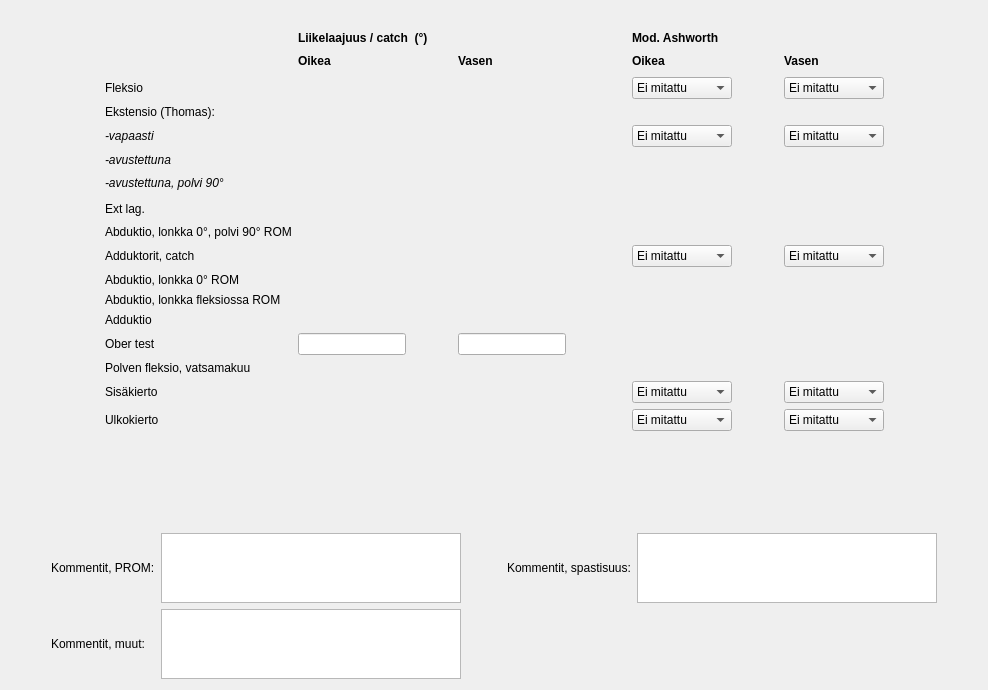
      <widget class="QWidget" name="tabLonkka">
       <attribute name="title">
        <string>Lonkka</string>
       </attribute>
       <layout class="QVBoxLayout" name="verticalLayout_4">
        <item>
         <layout class="QGridLayout" name="gridLayout">
          <item row="6" column="2">
           <widget class="CheckDegSpinBox" name="csbLonkkaEkstensioVapOik"/>
          </item>
          <item row="15" column="1">
           <widget class="QLabel" name="label_29">
            <property name="font">
             <font>
              <italic>false</italic>
             </font>
            </property>
            <property name="text">
             <string>Abduktio, lonkka fleksiossa ROM</string>
            </property>
           </widget>
          </item>
          <item row="10" column="9">
           <spacer name="horizontalSpacer_7">
            <property name="orientation">
             <enum>Qt::Horizontal</enum>
            </property>
            <property name="sizeHint" stdset="0">
             <size>
              <width>40</width>
              <height>20</height>
             </size>
            </property>
           </spacer>
          </item>
          <item row="10" column="1">
           <widget class="QLabel" name="label_22">
            <property name="text">
             <string>Ext lag.</string>
            </property>
           </widget>
          </item>
          <item row="9" column="2">
           <widget class="CheckDegSpinBox" name="csbLonkkaEkstensioPolvi90Oik"/>
          </item>
          <item row="17" column="1">
           <widget class="QLabel" name="label_17">
            <property name="text">
             <string>Ober test</string>
            </property>
           </widget>
          </item>
          <item row="7" column="4">
           <widget class="CheckDegSpinBox" name="csbLonkkaEkstensioAvVas"/>
          </item>
          <item row="2" column="6" colspan="3">
           <widget class="QLabel" name="label_88">
            <property name="font">
             <font>
              <weight>75</weight>
              <bold>true</bold>
             </font>
            </property>
            <property name="text">
             <string>Mod. Ashworth</string>
            </property>
            <property name="textFormat">
             <enum>Qt::AutoText</enum>
            </property>
           </widget>
          </item>
          <item row="3" column="2">
           <widget class="QLabel" name="label_75">
            <property name="font">
             <font>
              <weight>75</weight>
              <bold>true</bold>
             </font>
            </property>
            <property name="text">
             <string>Oikea</string>
            </property>
           </widget>
          </item>
          <item row="19" column="4">
           <widget class="CheckDegSpinBox" name="csbLonkkaSisakiertoVas"/>
          </item>
          <item row="20" column="1">
           <widget class="QLabel" name="label_55">
            <property name="text">
             <string>Ulkokierto</string>
            </property>
           </widget>
          </item>
          <item row="7" column="2">
           <widget class="CheckDegSpinBox" name="csbLonkkaEkstensioAvOik"/>
          </item>
          <item row="18" column="1">
           <widget class="QLabel" name="label_34">
            <property name="text">
             <string>Polven fleksio, vatsamakuu</string>
            </property>
           </widget>
          </item>
          <item row="19" column="1">
           <widget class="QLabel" name="label_18">
            <property name="text">
             <string>Sisäkierto</string>
            </property>
           </widget>
          </item>
          <item row="4" column="4">
           <widget class="CheckDegSpinBox" name="csbLonkkaFleksioVas"/>
          </item>
          <item row="11" column="2">
           <widget class="CheckDegSpinBox" name="csbLonkkaAbduktioLonkka0Polvi90Oik"/>
          </item>
          <item row="10" column="2">
           <widget class="CheckDegSpinBox" name="csbLonkkaExtLagOik"/>
          </item>
          <item row="16" column="1">
           <widget class="QLabel" name="label_16">
            <property name="text">
             <string>Adduktio</string>
            </property>
           </widget>
          </item>
          <item row="4" column="6">
           <widget class="QComboBox" name="cbLonkkaFleksioModAOik">
            <property name="sizePolicy">
             <sizepolicy hsizetype="Fixed" vsizetype="Fixed">
              <horstretch>0</horstretch>
              <verstretch>0</verstretch>
             </sizepolicy>
            </property>
            <property name="minimumSize">
             <size>
              <width>100</width>
              <height>0</height>
             </size>
            </property>
            <item>
             <property name="text">
              <string>Ei mitattu</string>
             </property>
            </item>
            <item>
             <property name="text">
              <string>0</string>
             </property>
            </item>
            <item>
             <property name="text">
              <string>1</string>
             </property>
            </item>
            <item>
             <property name="text">
              <string>1+</string>
             </property>
            </item>
            <item>
             <property name="text">
              <string>2</string>
             </property>
            </item>
            <item>
             <property name="text">
              <string>3</string>
             </property>
            </item>
            <item>
             <property name="text">
              <string>4</string>
             </property>
            </item>
           </widget>
          </item>
          <item row="19" column="6">
           <widget class="QComboBox" name="cbLonkkaSisakiertoModAOik">
            <property name="sizePolicy">
             <sizepolicy hsizetype="Fixed" vsizetype="Fixed">
              <horstretch>0</horstretch>
              <verstretch>0</verstretch>
             </sizepolicy>
            </property>
            <property name="minimumSize">
             <size>
              <width>100</width>
              <height>0</height>
             </size>
            </property>
            <item>
             <property name="text">
              <string>Ei mitattu</string>
             </property>
            </item>
            <item>
             <property name="text">
              <string>0</string>
             </property>
            </item>
            <item>
             <property name="text">
              <string>1</string>
             </property>
            </item>
            <item>
             <property name="text">
              <string>1+</string>
             </property>
            </item>
            <item>
             <property name="text">
              <string>2</string>
             </property>
            </item>
            <item>
             <property name="text">
              <string>3</string>
             </property>
            </item>
            <item>
             <property name="text">
              <string>4</string>
             </property>
            </item>
           </widget>
          </item>
          <item row="16" column="4">
           <widget class="CheckDegSpinBox" name="csbLonkkaAdduktioVas"/>
          </item>
          <item row="4" column="8">
           <widget class="QComboBox" name="cbLonkkaFleksioModAVas">
            <property name="sizePolicy">
             <sizepolicy hsizetype="Fixed" vsizetype="Fixed">
              <horstretch>0</horstretch>
              <verstretch>0</verstretch>
             </sizepolicy>
            </property>
            <property name="minimumSize">
             <size>
              <width>100</width>
              <height>0</height>
             </size>
            </property>
            <item>
             <property name="text">
              <string>Ei mitattu</string>
             </property>
            </item>
            <item>
             <property name="text">
              <string>0</string>
             </property>
            </item>
            <item>
             <property name="text">
              <string>1</string>
             </property>
            </item>
            <item>
             <property name="text">
              <string>1+</string>
             </property>
            </item>
            <item>
             <property name="text">
              <string>2</string>
             </property>
            </item>
            <item>
             <property name="text">
              <string>3</string>
             </property>
            </item>
            <item>
             <property name="text">
              <string>4</string>
             </property>
            </item>
           </widget>
          </item>
          <item row="6" column="6">
           <widget class="QComboBox" name="cbLonkkaEkstensioModAOik">
            <property name="sizePolicy">
             <sizepolicy hsizetype="Fixed" vsizetype="Fixed">
              <horstretch>0</horstretch>
              <verstretch>0</verstretch>
             </sizepolicy>
            </property>
            <property name="minimumSize">
             <size>
              <width>100</width>
              <height>0</height>
             </size>
            </property>
            <item>
             <property name="text">
              <string>Ei mitattu</string>
             </property>
            </item>
            <item>
             <property name="text">
              <string>0</string>
             </property>
            </item>
            <item>
             <property name="text">
              <string>1</string>
             </property>
            </item>
            <item>
             <property name="text">
              <string>1+</string>
             </property>
            </item>
            <item>
             <property name="text">
              <string>2</string>
             </property>
            </item>
            <item>
             <property name="text">
              <string>3</string>
             </property>
            </item>
            <item>
             <property name="text">
              <string>4</string>
             </property>
            </item>
           </widget>
          </item>
          <item row="11" column="1">
           <widget class="QLabel" name="label_15">
            <property name="font">
             <font>
              <italic>false</italic>
             </font>
            </property>
            <property name="text">
             <string>Abduktio, lonkka 0°, polvi 90° ROM</string>
            </property>
           </widget>
          </item>
          <item row="12" column="6">
           <widget class="QComboBox" name="cbLonkkaAdduktoritModAOik">
            <property name="sizePolicy">
             <sizepolicy hsizetype="Fixed" vsizetype="Fixed">
              <horstretch>0</horstretch>
              <verstretch>0</verstretch>
             </sizepolicy>
            </property>
            <property name="minimumSize">
             <size>
              <width>100</width>
              <height>0</height>
             </size>
            </property>
            <item>
             <property name="text">
              <string>Ei mitattu</string>
             </property>
            </item>
            <item>
             <property name="text">
              <string>0</string>
             </property>
            </item>
            <item>
             <property name="text">
              <string>1</string>
             </property>
            </item>
            <item>
             <property name="text">
              <string>1+</string>
             </property>
            </item>
            <item>
             <property name="text">
              <string>2</string>
             </property>
            </item>
            <item>
             <property name="text">
              <string>3</string>
             </property>
            </item>
            <item>
             <property name="text">
              <string>4</string>
             </property>
            </item>
           </widget>
          </item>
          <item row="16" column="2">
           <widget class="CheckDegSpinBox" name="csbLonkkaAdduktioOik"/>
          </item>
          <item row="13" column="4">
           <widget class="CheckDegSpinBox" name="csbLonkkaAbduktioLonkka0Vas"/>
          </item>
          <item row="13" column="2">
           <widget class="CheckDegSpinBox" name="csbLonkkaAbduktioLonkka0Oik"/>
          </item>
          <item row="9" column="1">
           <widget class="QLabel" name="label_11">
            <property name="font">
             <font>
              <italic>true</italic>
             </font>
            </property>
            <property name="text">
             <string>-avustettuna, polvi 90°</string>
            </property>
           </widget>
          </item>
          <item row="15" column="4">
           <widget class="CheckDegSpinBox" name="csbLonkkaAbduktioLonkkaFleksVas"/>
          </item>
          <item row="15" column="2">
           <widget class="CheckDegSpinBox" name="csbLonkkaAbduktioLonkkaFleksOik"/>
          </item>
          <item row="4" column="1">
           <widget class="QLabel" name="label_7">
            <property name="text">
             <string>Fleksio</string>
            </property>
           </widget>
          </item>
          <item row="7" column="1">
           <widget class="QLabel" name="label_10">
            <property name="font">
             <font>
              <italic>true</italic>
             </font>
            </property>
            <property name="text">
             <string>-avustettuna</string>
            </property>
           </widget>
          </item>
          <item row="6" column="4">
           <widget class="CheckDegSpinBox" name="csbLonkkaEkstensioVapVas"/>
          </item>
          <item row="4" column="2">
           <widget class="CheckDegSpinBox" name="csbLonkkaFleksioOik"/>
          </item>
          <item row="9" column="4">
           <widget class="CheckDegSpinBox" name="csbLonkkaEkstensioPolvi90Vas"/>
          </item>
          <item row="3" column="8">
           <widget class="QLabel" name="label_90">
            <property name="font">
             <font>
              <weight>75</weight>
              <bold>true</bold>
             </font>
            </property>
            <property name="text">
             <string>Vasen</string>
            </property>
           </widget>
          </item>
          <item row="9" column="0">
           <spacer name="horizontalSpacer_3">
            <property name="orientation">
             <enum>Qt::Horizontal</enum>
            </property>
            <property name="sizeHint" stdset="0">
             <size>
              <width>40</width>
              <height>20</height>
             </size>
            </property>
           </spacer>
          </item>
          <item row="3" column="4">
           <widget class="QLabel" name="label_76">
            <property name="font">
             <font>
              <weight>75</weight>
              <bold>true</bold>
             </font>
            </property>
            <property name="text">
             <string>Vasen</string>
            </property>
           </widget>
          </item>
          <item row="19" column="2">
           <widget class="CheckDegSpinBox" name="csbLonkkaSisakiertoOik"/>
          </item>
          <item row="2" column="2" colspan="3">
           <widget class="QLabel" name="label_77">
            <property name="font">
             <font>
              <weight>75</weight>
              <bold>true</bold>
             </font>
            </property>
            <property name="text">
             <string>Liikelaajuus / catch  (°)</string>
            </property>
            <property name="textFormat">
             <enum>Qt::AutoText</enum>
            </property>
           </widget>
          </item>
          <item row="6" column="1">
           <widget class="QLabel" name="label_9">
            <property name="font">
             <font>
              <italic>true</italic>
             </font>
            </property>
            <property name="text">
             <string>-vapaasti</string>
            </property>
           </widget>
          </item>
          <item row="13" column="1">
           <widget class="QLabel" name="label_14">
            <property name="font">
             <font>
              <italic>false</italic>
             </font>
            </property>
            <property name="text">
             <string>Abduktio, lonkka 0° ROM</string>
            </property>
           </widget>
          </item>
          <item row="20" column="4">
           <widget class="CheckDegSpinBox" name="csbLonkkaUlkokiertoVas"/>
          </item>
          <item row="11" column="4">
           <widget class="CheckDegSpinBox" name="csbLonkkaAbduktioLonkka0Polvi90Vas"/>
          </item>
          <item row="10" column="4">
           <widget class="CheckDegSpinBox" name="csbLonkkaExtLagVas"/>
          </item>
          <item row="12" column="4">
           <widget class="CheckDegSpinBox" name="csbLonkkaAdduktoritCatchVas">
            <property name="defaultText">
             <string>Ei</string>
            </property>
           </widget>
          </item>
          <item row="12" column="2">
           <widget class="CheckDegSpinBox" name="csbLonkkaAdduktoritCatchOik">
            <property name="defaultText">
             <string>Ei</string>
            </property>
           </widget>
          </item>
          <item row="20" column="2">
           <widget class="CheckDegSpinBox" name="csbLonkkaUlkokiertoOik"/>
          </item>
          <item row="6" column="8">
           <widget class="QComboBox" name="cbLonkkaEkstensioModAVas">
            <property name="sizePolicy">
             <sizepolicy hsizetype="Fixed" vsizetype="Fixed">
              <horstretch>0</horstretch>
              <verstretch>0</verstretch>
             </sizepolicy>
            </property>
            <property name="minimumSize">
             <size>
              <width>100</width>
              <height>0</height>
             </size>
            </property>
            <item>
             <property name="text">
              <string>Ei mitattu</string>
             </property>
            </item>
            <item>
             <property name="text">
              <string>0</string>
             </property>
            </item>
            <item>
             <property name="text">
              <string>1</string>
             </property>
            </item>
            <item>
             <property name="text">
              <string>1+</string>
             </property>
            </item>
            <item>
             <property name="text">
              <string>2</string>
             </property>
            </item>
            <item>
             <property name="text">
              <string>3</string>
             </property>
            </item>
            <item>
             <property name="text">
              <string>4</string>
             </property>
            </item>
           </widget>
          </item>
          <item row="20" column="6">
           <widget class="QComboBox" name="cbLonkkaUlkokiertoModAOik">
            <property name="sizePolicy">
             <sizepolicy hsizetype="Fixed" vsizetype="Fixed">
              <horstretch>0</horstretch>
              <verstretch>0</verstretch>
             </sizepolicy>
            </property>
            <property name="minimumSize">
             <size>
              <width>100</width>
              <height>0</height>
             </size>
            </property>
            <item>
             <property name="text">
              <string>Ei mitattu</string>
             </property>
            </item>
            <item>
             <property name="text">
              <string>0</string>
             </property>
            </item>
            <item>
             <property name="text">
              <string>1</string>
             </property>
            </item>
            <item>
             <property name="text">
              <string>1+</string>
             </property>
            </item>
            <item>
             <property name="text">
              <string>2</string>
             </property>
            </item>
            <item>
             <property name="text">
              <string>3</string>
             </property>
            </item>
            <item>
             <property name="text">
              <string>4</string>
             </property>
            </item>
           </widget>
          </item>
          <item row="20" column="8">
           <widget class="QComboBox" name="cbLonkkaUlkokiertoModAVas">
            <property name="sizePolicy">
             <sizepolicy hsizetype="Fixed" vsizetype="Fixed">
              <horstretch>0</horstretch>
              <verstretch>0</verstretch>
             </sizepolicy>
            </property>
            <property name="minimumSize">
             <size>
              <width>100</width>
              <height>0</height>
             </size>
            </property>
            <item>
             <property name="text">
              <string>Ei mitattu</string>
             </property>
            </item>
            <item>
             <property name="text">
              <string>0</string>
             </property>
            </item>
            <item>
             <property name="text">
              <string>1</string>
             </property>
            </item>
            <item>
             <property name="text">
              <string>1+</string>
             </property>
            </item>
            <item>
             <property name="text">
              <string>2</string>
             </property>
            </item>
            <item>
             <property name="text">
              <string>3</string>
             </property>
            </item>
            <item>
             <property name="text">
              <string>4</string>
             </property>
            </item>
           </widget>
          </item>
          <item row="12" column="8">
           <widget class="QComboBox" name="cbLonkkaAdduktoritModAVas">
            <property name="sizePolicy">
             <sizepolicy hsizetype="Fixed" vsizetype="Fixed">
              <horstretch>0</horstretch>
              <verstretch>0</verstretch>
             </sizepolicy>
            </property>
            <property name="minimumSize">
             <size>
              <width>100</width>
              <height>0</height>
             </size>
            </property>
            <item>
             <property name="text">
              <string>Ei mitattu</string>
             </property>
            </item>
            <item>
             <property name="text">
              <string>0</string>
             </property>
            </item>
            <item>
             <property name="text">
              <string>1</string>
             </property>
            </item>
            <item>
             <property name="text">
              <string>1+</string>
             </property>
            </item>
            <item>
             <property name="text">
              <string>2</string>
             </property>
            </item>
            <item>
             <property name="text">
              <string>3</string>
             </property>
            </item>
            <item>
             <property name="text">
              <string>4</string>
             </property>
            </item>
           </widget>
          </item>
          <item row="5" column="1">
           <widget class="QLabel" name="label_8">
            <property name="text">
             <string>Ekstensio (Thomas):</string>
            </property>
           </widget>
          </item>
          <item row="12" column="1">
           <widget class="QLabel" name="label_12">
            <property name="text">
             <string>Adduktorit, catch</string>
            </property>
           </widget>
          </item>
          <item row="3" column="6">
           <widget class="QLabel" name="label_89">
            <property name="font">
             <font>
              <weight>75</weight>
              <bold>true</bold>
             </font>
            </property>
            <property name="text">
             <string>Oikea</string>
            </property>
           </widget>
          </item>
          <item row="19" column="8">
           <widget class="QComboBox" name="cbLonkkaSisakiertoModAVas">
            <property name="sizePolicy">
             <sizepolicy hsizetype="Fixed" vsizetype="Fixed">
              <horstretch>0</horstretch>
              <verstretch>0</verstretch>
             </sizepolicy>
            </property>
            <property name="minimumSize">
             <size>
              <width>100</width>
              <height>0</height>
             </size>
            </property>
            <item>
             <property name="text">
              <string>Ei mitattu</string>
             </property>
            </item>
            <item>
             <property name="text">
              <string>0</string>
             </property>
            </item>
            <item>
             <property name="text">
              <string>1</string>
             </property>
            </item>
            <item>
             <property name="text">
              <string>1+</string>
             </property>
            </item>
            <item>
             <property name="text">
              <string>2</string>
             </property>
            </item>
            <item>
             <property name="text">
              <string>3</string>
             </property>
            </item>
            <item>
             <property name="text">
              <string>4</string>
             </property>
            </item>
           </widget>
          </item>
          <item row="3" column="5">
           <spacer name="horizontalSpacer_16">
            <property name="orientation">
             <enum>Qt::Horizontal</enum>
            </property>
            <property name="sizeType">
             <enum>QSizePolicy::Fixed</enum>
            </property>
            <property name="sizeHint" stdset="0">
             <size>
              <width>60</width>
              <height>20</height>
             </size>
            </property>
           </spacer>
          </item>
          <item row="9" column="3">
           <spacer name="horizontalSpacer_17">
            <property name="orientation">
             <enum>Qt::Horizontal</enum>
            </property>
            <property name="sizeType">
             <enum>QSizePolicy::Fixed</enum>
            </property>
            <property name="sizeHint" stdset="0">
             <size>
              <width>40</width>
              <height>20</height>
             </size>
            </property>
           </spacer>
          </item>
          <item row="6" column="7">
           <spacer name="horizontalSpacer_18">
            <property name="orientation">
             <enum>Qt::Horizontal</enum>
            </property>
            <property name="sizeType">
             <enum>QSizePolicy::Fixed</enum>
            </property>
            <property name="sizeHint" stdset="0">
             <size>
              <width>40</width>
              <height>20</height>
             </size>
            </property>
           </spacer>
          </item>
          <item row="17" column="2">
           <widget class="QLineEdit" name="lnLonkkaOberOik"/>
          </item>
          <item row="17" column="4">
           <widget class="QLineEdit" name="lnLonkkaOberVas"/>
          </item>
          <item row="1" column="2">
           <spacer name="verticalSpacer_37">
            <property name="orientation">
             <enum>Qt::Vertical</enum>
            </property>
            <property name="sizeType">
             <enum>QSizePolicy::Fixed</enum>
            </property>
            <property name="sizeHint" stdset="0">
             <size>
              <width>20</width>
              <height>20</height>
             </size>
            </property>
           </spacer>
          </item>
         </layout>
        </item>
        <item>
         <spacer name="verticalSpacer_2">
          <property name="orientation">
           <enum>Qt::Vertical</enum>
          </property>
          <property name="sizeHint" stdset="0">
           <size>
            <width>20</width>
            <height>76</height>
           </size>
          </property>
         </spacer>
        </item>
        <item>
         <layout class="QGridLayout" name="gridLayout_4">
          <item row="0" column="11">
           <spacer name="horizontalSpacer_5">
            <property name="orientation">
             <enum>Qt::Horizontal</enum>
            </property>
            <property name="sizeHint" stdset="0">
             <size>
              <width>40</width>
              <height>20</height>
             </size>
            </property>
           </spacer>
          </item>
          <item row="0" column="0">
           <spacer name="horizontalSpacer_4">
            <property name="orientation">
             <enum>Qt::Horizontal</enum>
            </property>
            <property name="sizeHint" stdset="0">
             <size>
              <width>40</width>
              <height>20</height>
             </size>
            </property>
           </spacer>
          </item>
          <item row="1" column="7">
           <widget class="QTextEdit" name="cmtLonkkaSpast">
            <property name="sizePolicy">
             <sizepolicy hsizetype="Fixed" vsizetype="Fixed">
              <horstretch>0</horstretch>
              <verstretch>0</verstretch>
             </sizepolicy>
            </property>
            <property name="minimumSize">
             <size>
              <width>300</width>
              <height>70</height>
             </size>
            </property>
            <property name="maximumSize">
             <size>
              <width>400</width>
              <height>70</height>
             </size>
            </property>
           </widget>
          </item>
          <item row="1" column="5">
           <widget class="QLabel" name="label_35">
            <property name="text">
             <string>Kommentit, spastisuus:</string>
            </property>
           </widget>
          </item>
          <item row="1" column="1">
           <widget class="QLabel" name="label_32">
            <property name="text">
             <string>Kommentit, PROM:</string>
            </property>
           </widget>
          </item>
          <item row="1" column="3">
           <widget class="QTextEdit" name="cmtLonkkaPROM">
            <property name="sizePolicy">
             <sizepolicy hsizetype="Expanding" vsizetype="Fixed">
              <horstretch>0</horstretch>
              <verstretch>0</verstretch>
             </sizepolicy>
            </property>
            <property name="minimumSize">
             <size>
              <width>300</width>
              <height>70</height>
             </size>
            </property>
            <property name="maximumSize">
             <size>
              <width>400</width>
              <height>70</height>
             </size>
            </property>
           </widget>
          </item>
          <item row="1" column="4">
           <spacer name="horizontalSpacer_6">
            <property name="orientation">
             <enum>Qt::Horizontal</enum>
            </property>
            <property name="sizeType">
             <enum>QSizePolicy::Fixed</enum>
            </property>
            <property name="sizeHint" stdset="0">
             <size>
              <width>40</width>
              <height>20</height>
             </size>
            </property>
           </spacer>
          </item>
          <item row="3" column="1">
           <widget class="QLabel" name="label_30">
            <property name="text">
             <string>Kommentit, muut:</string>
            </property>
           </widget>
          </item>
          <item row="3" column="3">
           <widget class="QTextEdit" name="cmtLonkkaMuut">
            <property name="sizePolicy">
             <sizepolicy hsizetype="Fixed" vsizetype="Fixed">
              <horstretch>0</horstretch>
              <verstretch>0</verstretch>
             </sizepolicy>
            </property>
            <property name="minimumSize">
             <size>
              <width>300</width>
              <height>70</height>
             </size>
            </property>
            <property name="maximumSize">
             <size>
              <width>400</width>
              <height>70</height>
             </size>
            </property>
           </widget>
          </item>
         </layout>
        </item>
       </layout>
       <zorder>verticalSpacer_2</zorder>
       <zorder></zorder>
      </widget>
